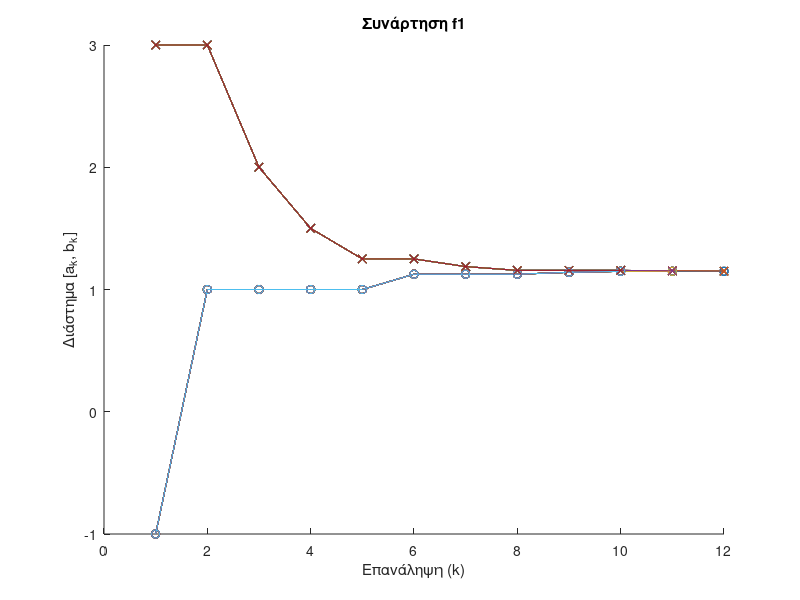
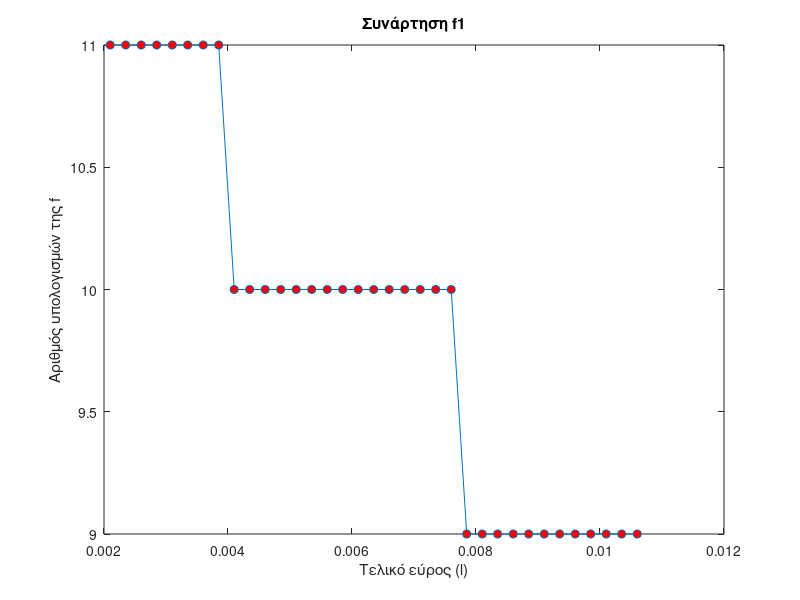
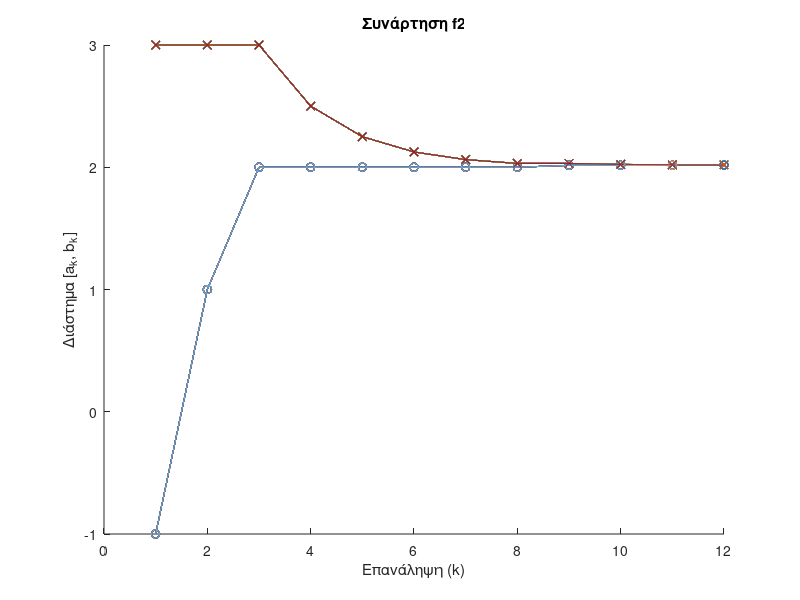
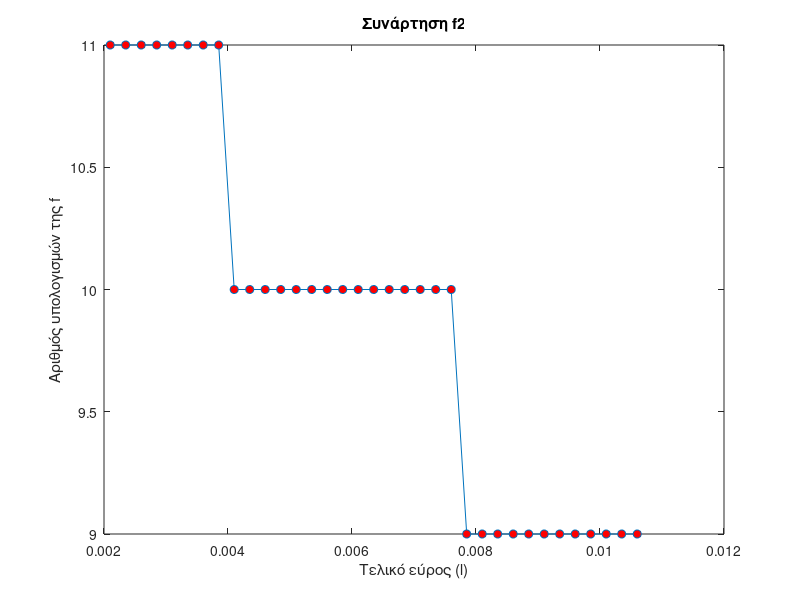

MATLAB code to generate these figures, in order:
% ΘΕΜΑ 4 - ΜΕΘΟΔΟΣ ΤΗΣ ΔΙΧΟΤΟΜΟΥ ΜΕ ΧΡΗΣΗ ΠΑΡΑΓΩΓΟΥ (Αλγόριθμος 5.1.4)
clear 
close all
clc


% Συνάρτηση για την υλοποίηση της μεθόδου Διχοτόμου με χρήση παραγώγου
% που επιστρέφει το τελικό διάστημα, τον αριθμό των υπολογισμών και τον αριθμό υπολογισμών της f(x)
function [num_of_iterations, f_calculations, intervals] = bisectionMethodWithDerivative(f, df, a, b, l)
    % Προκαθορισμός μεγέθους πίνακα διαστημάτων
    max_iterations = ceil(log2((b - a) / l)); % Υπολογισμός μέγιστου αριθμού επαναλήψεων
    intervals = zeros(max_iterations + 1, 2); % +1 για το αρχικό διάστημα
    intervals(1, :) = [a, b]; % Αρχικοποίηση με το αρχικό διάστημα
    num_of_iterations = 0;
    f_calculations = 0;

    % Επαναληπτική διαδικασία διχοτόμησης
    iteration_cnt = 1; % Μετρητής επαναλήψεων
    while (b - a) > l
        % Υπολογισμός του μεσαίου σημείου
        c = (a + b) / 2;
        f_c = f(c); % Υπολογισμός της συνάρτησης
        f_calculations = f_calculations + 1; % Μέτρηση της συνάρτησης
        df_c = df(c);
        num_of_iterations = num_of_iterations + 1;

        % Ανανέωση του διαστήματος ανάλογα με την τιμή της παραγώγου στο c
        if df_c == 0
            a = c;
            b = c;
        elseif df_c > 0
            b = c;
        else
            a = c;
        end

        % Αποθήκευση των τρέχουσων τιμών των a και b στον πίνακα intervals
        iteration_cnt = iteration_cnt + 1; % Αύξηση του μετρητή επαναλήψεων
        intervals(iteration_cnt, :) = [a, b];
    end
    intervals = intervals(1:iteration_cnt, :); % Αποκοπή του πίνακα στο πραγματικό μέγεθος
end


% ΕΡΩΤΗΜΑΤΑ
% Ορισμός των συναρτήσεων και των παραγώγων τους
f = {@(x) (x - 2)^2 + x * log(x + 3), ...
     @(x) exp(-2 * x) + (x - 2)^2, ...
     @(x) exp(x) * (x^3 - 1) + (x - 1) * sin(x)};
df = {@(x) 2 * (x - 2) + log(x + 3) + x / (x + 3), ...
      @(x) -2 * exp(-2 * x) + 2 * (x - 2), ...
      @(x) exp(x) * (x^3 + 3 * x^2 - 1) + (x - 1) * cos(x) + sin(x)};

% Αρχικό διάστημα αναζήτησης [a b] και οι παράμετροι l
a = -1;
b = 3;
l_values = 0.0021:0.00025:0.0106; % Τελικό εύρος αναζήτησης

% Δέσμευση μνήμης για την αποθήκευση των υπολογισμών
f_calculations_all_f = zeros(3, length(l_values)); % Προκαθορισμός πίνακα για f(x) υπολογισμούς
intervals_all_f = cell(3, length(l_values)); % Δεδομένα για τα διαστήματα

% Εφαρμογή της μεθόδου Διχοτόμου με χρήση παραγώγου
for funcIdx = 1:3
    % Εφαρμογή της μεθόδου Διχοτόμου για κάθε τιμή του l
    for i = 1:length(l_values)
        l = l_values(i);
        [~, f_calculations, intervals] = bisectionMethodWithDerivative(f{funcIdx}, df{funcIdx}, a, b, l);
        f_calculations_all_f(funcIdx, i) = f_calculations; % Αποθήκευση υπολογισμών f(x)
        intervals_all_f{funcIdx, i} = intervals; % Αποθήκευση διαστημάτων
    end
    
    % Σχεδίαση γραφημάτων για τα διαστήματα
    figure;
    hold on;
    for i = 1:length(l_values)
        if size(intervals_all_f{funcIdx, i}, 1) >= 1 % Έλεγχος για ύπαρξη διαστήματος
            k = 1:size(intervals_all_f{funcIdx, i}, 1); % Αριθμός επαναλήψεων
            plot(k, intervals_all_f{funcIdx, i}(:, 1), '-o', 'DisplayName', ['a, l = ', num2str(l_values(i))]);
            plot(k, intervals_all_f{funcIdx, i}(:, 2), '-x', 'DisplayName', ['b, l = ', num2str(l_values(i))]);
        end
    end
    title(['Συνάρτηση f', num2str(funcIdx)]);
    xlabel('Επανάληψη (k)');
    ylabel('Διάστημα [a_k, b_k]');
    hold off;

    % Σχεδίαση γραφήματος υπολογισμών f(x)
    figure;
    plot(l_values, f_calculations_all_f(funcIdx, :), '-o', 'MarkerFaceColor',[1 0 0]);
    title(['Συνάρτηση f', num2str(funcIdx)]);
    xlabel('Τελικό εύρος (l)');
    ylabel('Αριθμός υπολογισμών της f');
end
